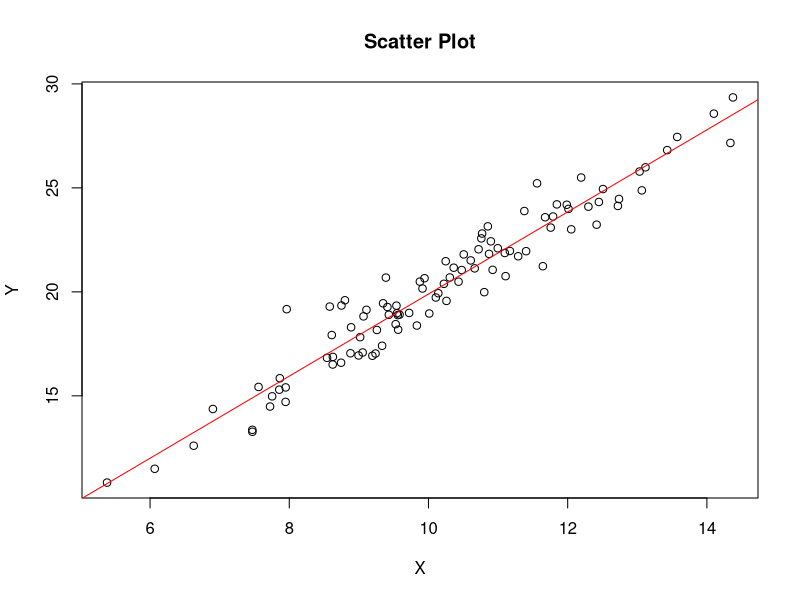

Reproduce this figure in R.
# Generate random data
set.seed(123)
x <- rnorm(100, mean = 10, sd = 2)
y <- 2 * x + rnorm(100, mean = 0, sd = 1)

# Create a scatter plot
plot(x, y, main = "Scatter Plot", xlab = "X", ylab = "Y")

# Fit a linear regression model
model <- lm(y ~ x)

# Add regression line to the plot
abline(model, col = "red")

# Print summary of the model
summary(model)